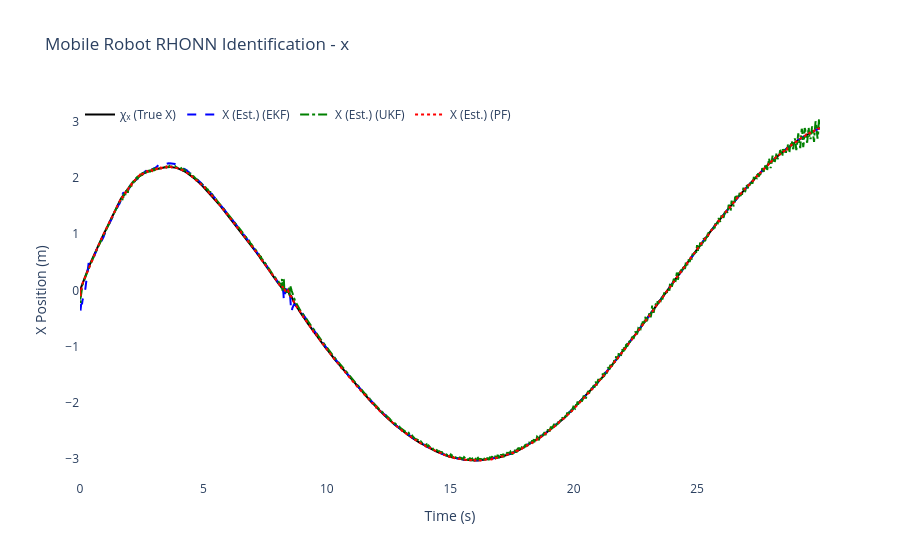
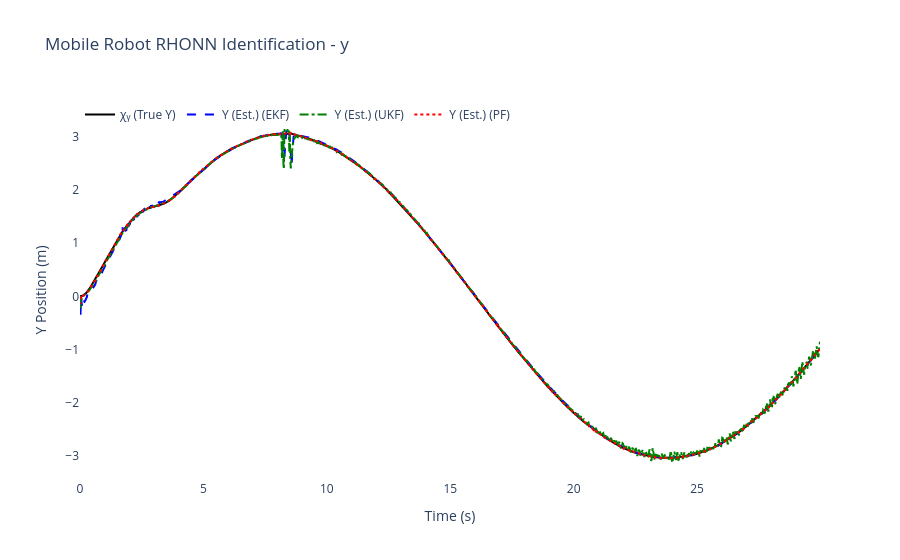
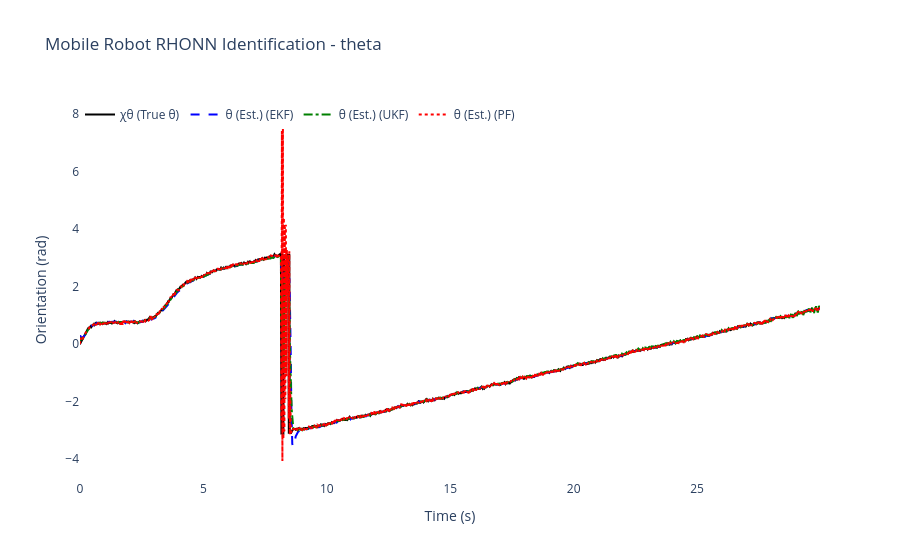
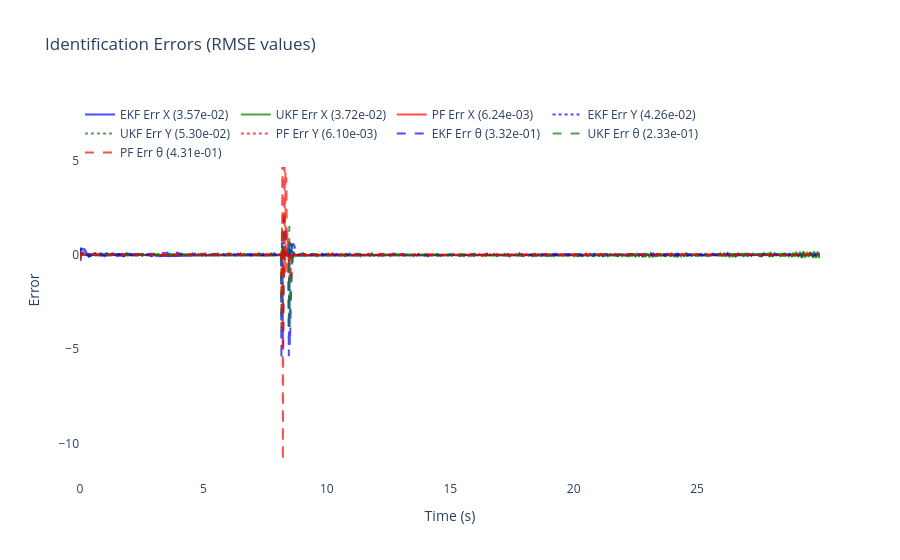

Notebook cell for these charts, in order:
### Code cell
# ============================================================
# 6) Results & plots for Differential Drive Mobile Robot
# ============================================================

# compute RMSE per state and per filter
rmse_x_ekf = np.sqrt(np.mean((x_true[:, 0] - x_hat_ekf[:, 0])**2))
rmse_y_ekf = np.sqrt(np.mean((x_true[:, 1] - x_hat_ekf[:, 1])**2))
rmse_theta_ekf = np.sqrt(np.mean((x_true[:, 2] - x_hat_ekf[:, 2])**2))

rmse_x_ukf = np.sqrt(np.mean((x_true[:, 0] - x_hat_ukf[:, 0])**2))
rmse_y_ukf = np.sqrt(np.mean((x_true[:, 1] - x_hat_ukf[:, 1])**2))
rmse_theta_ukf = np.sqrt(np.mean((x_true[:, 2] - x_hat_ukf[:, 2])**2))

rmse_x_pf = np.sqrt(np.mean((x_true[:, 0] - x_hat_pf[:, 0])**2))
rmse_y_pf = np.sqrt(np.mean((x_true[:, 1] - x_hat_pf[:, 1])**2))
rmse_theta_pf = np.sqrt(np.mean((x_true[:, 2] - x_hat_pf[:, 2])**2))

# total RMSE (combined across states)
rmse_total_ekf = np.sqrt(rmse_x_ekf**2 + rmse_y_ekf**2 + rmse_theta_ekf**2)
rmse_total_ukf = np.sqrt(rmse_x_ukf**2 + rmse_y_ukf**2 + rmse_theta_ukf**2)
rmse_total_pf = np.sqrt(rmse_x_pf**2 + rmse_y_pf**2 + rmse_theta_pf**2)
rmse_totals = {'EKF': rmse_total_ekf, 'UKF': rmse_total_ukf, 'PF': rmse_total_pf}
best_filter = min(rmse_totals, key=rmse_totals.get)


print("🎯" + "="*65)
print(f"🏆 MEJOR FILTRO: {best_filter} (RMSE total: {rmse_totals[best_filter]:.6f})")
print(f"🎲 SEMILLA USADA: {RANDOM_SEED}")
print("="*67)


print(f"\nFinal EKF-RHONN Weights:")
for i in range(3):
    state_names = ['x', 'y', 'theta']
    print(f"  Neuron {i+1} ({state_names[i]}): {ekf_trainer.weights[i]}")

print(f"\nFinal UKF-RHONN Weights:")
for i in range(3):
    state_names = ['x', 'y', 'theta']
    print(f"  Neuron {i+1} ({state_names[i]}): {ukf_trainer.weights[i]}")

print(f"\nFinal PF-RHONN Weight Estimates:")
pf_estimates = pf_trainer.get_estimate()
for i in range(3):
    state_names = ['x', 'y', 'theta']
    print(f"  Neuron {i+1} ({state_names[i]}): {pf_estimates[i]}")

print("\n--- Performance Comparison (RMSE) ---")
print(f"EKF RMSE x:     {rmse_x_ekf:.6f}")
print(f"EKF RMSE y:     {rmse_y_ekf:.6f}")
print(f"EKF RMSE theta: {rmse_theta_ekf:.6f}")
print(f"UKF RMSE x:     {rmse_x_ukf:.6f}")
print(f"UKF RMSE y:     {rmse_y_ukf:.6f}")
print(f"UKF RMSE theta: {rmse_theta_ukf:.6f}")
print(f"PF  RMSE x:     {rmse_x_pf:.6f}")
print(f"PF  RMSE y:     {rmse_y_pf:.6f}")
print(f"PF  RMSE theta: {rmse_theta_pf:.6f}")

states_info = [
    {'idx': 0, 'var': 'x', 'desc': 'X Position', 'y_label': 'X Position (m)', 'chi': 'χₓ (True X)', 'x': 'X (Est.)'},
    {'idx': 1, 'var': 'y', 'desc': 'Y Position', 'y_label': 'Y Position (m)', 'chi': 'χᵧ (True Y)', 'x': 'Y (Est.)'},
    {'idx': 2, 'var': 'theta', 'desc': 'Orientation', 'y_label': 'Orientation (rad)', 'chi': 'χθ (True θ)', 'x': 'θ (Est.)'}
]

for state_info in states_info:
    i = state_info['idx']
    trace_plant = go.Scatter(x=t_history, y=x_true[:, i], mode='lines', name=state_info['chi'], line=dict(color='black', width=2))
    trace_ekf = go.Scatter(x=t_history, y=x_hat_ekf[:, i], mode='lines', name=f"{state_info['x']} (EKF)", line=dict(dash='dash', color='blue'))
    trace_ukf = go.Scatter(x=t_history, y=x_hat_ukf[:, i], mode='lines', name=f"{state_info['x']} (UKF)", line=dict(dash='dashdot', color='green'))
    trace_pf = go.Scatter(x=t_history, y=x_hat_pf[:, i], mode='lines', name=f"{state_info['x']} (PF)", line=dict(dash='dot', color='red'))
    fig = go.Figure([trace_plant, trace_ekf, trace_ukf, trace_pf])
    fig.update_layout(title=f'Mobile Robot RHONN Identification - {state_info["var"]}', xaxis_title='Time (s)', yaxis_title=state_info['y_label'], legend=dict(x=0, y=1, orientation='h'), font=dict(size=12), plot_bgcolor='white', paper_bgcolor='white')
    fig.show()

error_x_ekf = x_true[:, 0] - x_hat_ekf[:, 0]
error_y_ekf = x_true[:, 1] - x_hat_ekf[:, 1]
error_theta_ekf = x_true[:, 2] - x_hat_ekf[:, 2]
error_x_ukf = x_true[:, 0] - x_hat_ukf[:, 0]
error_y_ukf = x_true[:, 1] - x_hat_ukf[:, 1]
error_theta_ukf = x_true[:, 2] - x_hat_ukf[:, 2]
error_x_pf = x_true[:, 0] - x_hat_pf[:, 0]
error_y_pf = x_true[:, 1] - x_hat_pf[:, 1]
error_theta_pf = x_true[:, 2] - x_hat_pf[:, 2]

fig2 = go.Figure()
fig2.add_trace(go.Scatter(x=t_history, y=error_x_ekf, mode='lines', name=f'EKF Err X ({rmse_x_ekf:.2e})', opacity=0.7, line=dict(color='blue')))
fig2.add_trace(go.Scatter(x=t_history, y=error_x_ukf, mode='lines', name=f'UKF Err X ({rmse_x_ukf:.2e})', opacity=0.7, line=dict(color='green')))
fig2.add_trace(go.Scatter(x=t_history, y=error_x_pf, mode='lines', name=f'PF Err X ({rmse_x_pf:.2e})', opacity=0.7, line=dict(color='red')))
fig2.add_trace(go.Scatter(x=t_history, y=error_y_ekf, mode='lines', name=f'EKF Err Y ({rmse_y_ekf:.2e})', opacity=0.7, line=dict(color='blue', dash='dot')))
fig2.add_trace(go.Scatter(x=t_history, y=error_y_ukf, mode='lines', name=f'UKF Err Y ({rmse_y_ukf:.2e})', opacity=0.7, line=dict(color='green', dash='dot')))
fig2.add_trace(go.Scatter(x=t_history, y=error_y_pf, mode='lines', name=f'PF Err Y ({rmse_y_pf:.2e})', opacity=0.7, line=dict(color='red', dash='dot')))
fig2.add_trace(go.Scatter(x=t_history, y=error_theta_ekf, mode='lines', name=f'EKF Err θ ({rmse_theta_ekf:.2e})', opacity=0.7, line=dict(color='blue', dash='dash')))
fig2.add_trace(go.Scatter(x=t_history, y=error_theta_ukf, mode='lines', name=f'UKF Err θ ({rmse_theta_ukf:.2e})', opacity=0.7, line=dict(color='green', dash='dash')))
fig2.add_trace(go.Scatter(x=t_history, y=error_theta_pf, mode='lines', name=f'PF Err θ ({rmse_theta_pf:.2e})', opacity=0.7, line=dict(color='red', dash='dash')))
fig2.update_layout(title='Identification Errors (RMSE values)', xaxis_title='Time (s)', yaxis_title='Error', legend=dict(x=0, y=1, orientation='h'), font=dict(size=12), plot_bgcolor='white', paper_bgcolor='white')
fig2.show()

# 2D Trajectory plot
fig_trajectory = go.Figure()
fig_trajectory.add_trace(go.Scatter(x=x_true[:, 0], y=x_true[:, 1], mode='lines', name='True', line=dict(color='black', width=3)))
fig_trajectory.add_trace(go.Scatter(x=x_hat_ekf[:, 0], y=x_hat_ekf[:, 1], mode='lines', name='EKF', line=dict(color='blue', width=2, dash='dash')))
fig_trajectory.add_trace(go.Scatter(x=x_hat_ukf[:, 0], y=x_hat_ukf[:, 1], mode='lines', name='UKF', line=dict(color='green', width=2, dash='dashdot')))
fig_trajectory.add_trace(go.Scatter(x=x_hat_pf[:, 0], y=x_hat_pf[:, 1], mode='lines', name='PF', line=dict(color='red', width=2, dash='dot')))
fig_trajectory.add_trace(go.Scatter(x=[x_true[0, 0]], y=[x_true[0, 1]], mode='markers', name='Start', marker=dict(color='green', size=10, symbol='star')))
fig_trajectory.add_trace(go.Scatter(x=[x_true[-1, 0]], y=[x_true[-1, 1]], mode='markers', name='End', marker=dict(color='red', size=10, symbol='square')))
fig_trajectory.update_layout(title='Trajectory Comparison (Optimized Params)', xaxis_title='X (m)', yaxis_title='Y (m)', font=dict(size=12), plot_bgcolor='white', paper_bgcolor='white', showlegend=True)
fig_trajectory.show()


# === RESUMEN DE RENDIMIENTO CON SEMILLA ===
print("\n📊 RMSE Desglosado por Filtro:")
print(f"   EKF: {rmse_total_ekf:.6f}  |  UKF: {rmse_total_ukf:.6f}  |  PF: {rmse_total_pf:.6f}")
print(f"\n💡 Para reproducir estos resultados:")
print(f"   Principal: RANDOM_SEED = {RANDOM_SEED}")
print(f"   DE Optim.: DE_SEED = {(RANDOM_SEED + 12345) % 100000}")
print(f"   (Cambia línea 8 en celda 4 para usar semilla principal)")

# --- Parameter summary ---
print("\n--- Optimized Parameter Summary ---")
print(f"EKF params: Q={ekf_trainer.Q[0][0,0]:.3e} R={ekf_trainer.R[0][0]:.3e} P0~{ekf_trainer.P[0][0,0]:.3e} eta={ekf_trainer.eta:.3f}")
print(f"UKF params: alpha={ukf_trainer.alpha:.3e} eta={ukf_trainer.eta:.3f} Qdiag={ukf_trainer.Q[0][0,0]:.3e} R={ukf_trainer.R[0][0]:.3e}")
print(f"PF params: Q_std={pf_trainer.Q_std} R_std={pf_trainer.R_std} ESS_th={pf_trainer.ess_threshold:.1f} n_particles={pf_trainer.n_particles}")

print("\nOptimization + simulation complete.")

### Figure 1 — Plotly figure (JSON) as saved in the notebook; plotly's stock layout.template omitted (floating-point values rounded to 4 significant figures; data arrays with more than 128 entries replaced by an {"elided": "..."} marker saying what was removed)
{"data": [{"line": {"color": "black", "width": 2}, "mode": "lines", "name": "χₓ (True X)", "type": "scatter", "x": {"elided": "1500 float values"}, "y": {"elided": "1500 float values"}}, {"line": {"color": "blue", "dash": "dash"}, "mode": "lines", "name": "X (Est.) (EKF)", "type": "scatter", "x": {"elided": "1500 float values"}, "y": {"elided": "1500 float values"}}, {"line": {"color": "green", "dash": "dashdot"}, "mode": "lines", "name": "X (Est.) (UKF)", "type": "scatter", "x": {"elided": "1500 float values"}, "y": {"elided": "1500 float values"}}, {"line": {"color": "red", "dash": "dot"}, "mode": "lines", "name": "X (Est.) (PF)", "type": "scatter", "x": {"elided": "1500 float values"}, "y": {"elided": "1500 float values"}}], "layout": {"font": {"size": 12}, "legend": {"orientation": "h", "x": 0, "y": 1}, "paper_bgcolor": "white", "plot_bgcolor": "white", "title": {"text": "Mobile Robot RHONN Identification - x"}, "xaxis": {"title": {"text": "Time (s)"}}, "yaxis": {"title": {"text": "X Position (m)"}}}}

### Figure 2 — Plotly figure (JSON) as saved in the notebook; plotly's stock layout.template omitted (floating-point values rounded to 4 significant figures; data arrays with more than 128 entries replaced by an {"elided": "..."} marker saying what was removed)
{"data": [{"line": {"color": "black", "width": 2}, "mode": "lines", "name": "χᵧ (True Y)", "type": "scatter", "x": {"elided": "1500 float values"}, "y": {"elided": "1500 float values"}}, {"line": {"color": "blue", "dash": "dash"}, "mode": "lines", "name": "Y (Est.) (EKF)", "type": "scatter", "x": {"elided": "1500 float values"}, "y": {"elided": "1500 float values"}}, {"line": {"color": "green", "dash": "dashdot"}, "mode": "lines", "name": "Y (Est.) (UKF)", "type": "scatter", "x": {"elided": "1500 float values"}, "y": {"elided": "1500 float values"}}, {"line": {"color": "red", "dash": "dot"}, "mode": "lines", "name": "Y (Est.) (PF)", "type": "scatter", "x": {"elided": "1500 float values"}, "y": {"elided": "1500 float values"}}], "layout": {"font": {"size": 12}, "legend": {"orientation": "h", "x": 0, "y": 1}, "paper_bgcolor": "white", "plot_bgcolor": "white", "title": {"text": "Mobile Robot RHONN Identification - y"}, "xaxis": {"title": {"text": "Time (s)"}}, "yaxis": {"title": {"text": "Y Position (m)"}}}}

### Figure 3 — Plotly figure (JSON) as saved in the notebook; plotly's stock layout.template omitted (floating-point values rounded to 4 significant figures; data arrays with more than 128 entries replaced by an {"elided": "..."} marker saying what was removed)
{"data": [{"line": {"color": "black", "width": 2}, "mode": "lines", "name": "χθ (True θ)", "type": "scatter", "x": {"elided": "1500 float values"}, "y": {"elided": "1500 float values"}}, {"line": {"color": "blue", "dash": "dash"}, "mode": "lines", "name": "θ (Est.) (EKF)", "type": "scatter", "x": {"elided": "1500 float values"}, "y": {"elided": "1500 float values"}}, {"line": {"color": "green", "dash": "dashdot"}, "mode": "lines", "name": "θ (Est.) (UKF)", "type": "scatter", "x": {"elided": "1500 float values"}, "y": {"elided": "1500 float values"}}, {"line": {"color": "red", "dash": "dot"}, "mode": "lines", "name": "θ (Est.) (PF)", "type": "scatter", "x": {"elided": "1500 float values"}, "y": {"elided": "1500 float values"}}], "layout": {"font": {"size": 12}, "legend": {"orientation": "h", "x": 0, "y": 1}, "paper_bgcolor": "white", "plot_bgcolor": "white", "title": {"text": "Mobile Robot RHONN Identification - theta"}, "xaxis": {"title": {"text": "Time (s)"}}, "yaxis": {"title": {"text": "Orientation (rad)"}}}}

### Figure 4 — Plotly figure (JSON) as saved in the notebook; plotly's stock layout.template omitted (floating-point values rounded to 4 significant figures; data arrays with more than 128 entries replaced by an {"elided": "..."} marker saying what was removed)
{"data": [{"line": {"color": "blue"}, "mode": "lines", "name": "EKF Err X (3.57e-02)", "opacity": 0.7, "type": "scatter", "x": {"elided": "1500 float values"}, "y": {"elided": "1500 float values"}}, {"line": {"color": "green"}, "mode": "lines", "name": "UKF Err X (3.72e-02)", "opacity": 0.7, "type": "scatter", "x": {"elided": "1500 float values"}, "y": {"elided": "1500 float values"}}, {"line": {"color": "red"}, "mode": "lines", "name": "PF Err X (6.24e-03)", "opacity": 0.7, "type": "scatter", "x": {"elided": "1500 float values"}, "y": {"elided": "1500 float values"}}, {"line": {"color": "blue", "dash": "dot"}, "mode": "lines", "name": "EKF Err Y (4.26e-02)", "opacity": 0.7, "type": "scatter", "x": {"elided": "1500 float values"}, "y": {"elided": "1500 float values"}}, {"line": {"color": "green", "dash": "dot"}, "mode": "lines", "name": "UKF Err Y (5.30e-02)", "opacity": 0.7, "type": "scatter", "x": {"elided": "1500 float values"}, "y": {"elided": "1500 float values"}}, {"line": {"color": "red", "dash": "dot"}, "mode": "lines", "name": "PF Err Y (6.10e-03)", "opacity": 0.7, "type": "scatter", "x": {"elided": "1500 float values"}, "y": {"elided": "1500 float values"}}, {"line": {"color": "blue", "dash": "dash"}, "mode": "lines", "name": "EKF Err θ (3.32e-01)", "opacity": 0.7, "type": "scatter", "x": {"elided": "1500 float values"}, "y": {"elided": "1500 float values"}}, {"line": {"color": "green", "dash": "dash"}, "mode": "lines", "name": "UKF Err θ (2.33e-01)", "opacity": 0.7, "type": "scatter", "x": {"elided": "1500 float values"}, "y": {"elided": "1500 float values"}}, {"line": {"color": "red", "dash": "dash"}, "mode": "lines", "name": "PF Err θ (4.31e-01)", "opacity": 0.7, "type": "scatter", "x": {"elided": "1500 float values"}, "y": {"elided": "1500 float values"}}], "layout": {"font": {"size": 12}, "legend": {"orientation": "h", "x": 0, "y": 1}, "paper_bgcolor": "white", "plot_bgcolor": "white", "title": {"text": "Identification Errors (RMSE values)"}, "xaxis": {"title": {"text": "Time (s)"}}, "yaxis": {"title": {"text": "Error"}}}}
